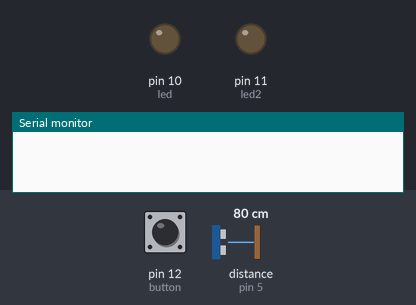
The sketch below on a simulated Arduino Uno, built with avr-gcc and run on an emulated ATmega328P. Parts: output pins drawn as LEDs (lit = HIGH), the last lines printed to the serial monitor. Inputs (shaded band) come from the test bench; at power-on: pin 12 (button) LOW, distance to the obstacle (sensor on pin 5) 80 cm. The echo pulse lasts 58.3 µs per cm; pins used as bus, display or sensor lines are not drawn.

Above: at 1.2 s.
1.3 s: pin 12 (button) pulled HIGH for 0.15 s
At 1.7 s:
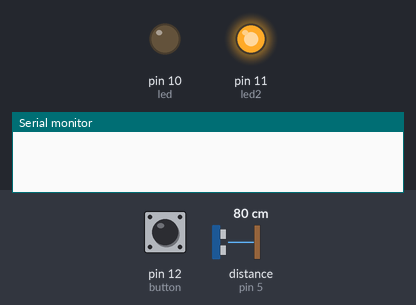
2.9 s: distance to the obstacle (sensor on pin 5) set to 8 cm
4.5 s: distance to the obstacle (sensor on pin 5) set to 5 cm
At 5.1 s:
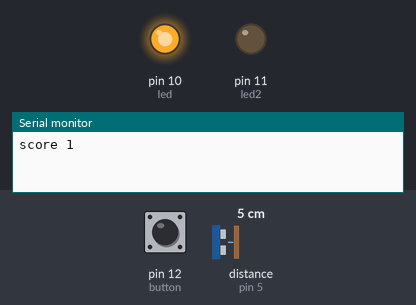
Timing chart, 0 to 7.5 s (numbered marks = the images above; inputs shaded):
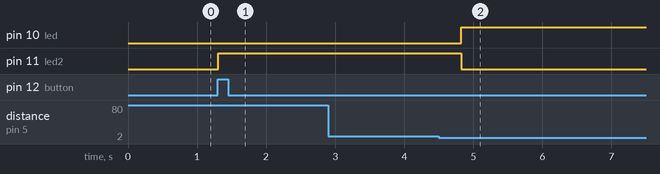

The sketch:

GoalChecker.ino
```cpp
/*
HC-SR04 Ping distance sensor]
VCC to arduino 5v GND to arduino GND
Echo to Arduino pin 13 Trig to Arduino pin 12
Red POS to Arduino pin 11
Green POS to Arduino pin 10
560 ohm resistor to both LED NEG and GRD power rail
More info at: http://goo.gl/kJ8Gl
Original code improvements to the Ping sketch sourced from Trollmaker.com
Some code and wiring inspired by http://en.wikiversity.org/wiki/User:Dstaub/robotcar
*/

#define trigPin 4
#define echoPin 5
#define led 10
#define led2 11
#define button 12
bool Detecting = 0;
int Score = 0;
int buttonState = 0;

void setup() {
  Serial.begin (9600);
  pinMode(trigPin, OUTPUT);
  pinMode(echoPin, INPUT);
  pinMode(led, OUTPUT);
  pinMode(led2, OUTPUT);
  pinMode(button, INPUT);
}

void loop() {
  buttonState = digitalRead(button);
  if (buttonState == HIGH) {
    Detecting = true;
    //Serial.println("Click");
  }
  if (Detecting) {
    detectMaBalls();
  }


}
void detectMaBalls() {
  long duration, distance;
  digitalWrite(trigPin, LOW);  // Added this line
  delayMicroseconds(2); // Added this line
  digitalWrite(trigPin, HIGH);
  //  delayMicroseconds(1000); - Removed this line
  delayMicroseconds(10); // Added this line
  digitalWrite(trigPin, LOW);
  duration = pulseIn(echoPin, HIGH);
  distance = (duration / 2) / 29.1;
  if (distance < 6) {  // This is where the LED On/Off happens
    digitalWrite(led, HIGH); // When the Red condition is met, the Green LED should turn off
    digitalWrite(led2, LOW);
    Detecting = false;
    Score += 1;
    Serial.print("score ");
    Serial.println(Score);
  }
  else {
    digitalWrite(led, LOW);
    digitalWrite(led2, HIGH);
  }

  delay(500);
}
```

Measured:
- the behaviour switches between 7 and 6 cm on distance to the obstacle (sensor on pin 5) (found by bisection; images 1 and 2)
- after the input at 1.3 s, pin 11 (led2): LOW → HIGH at once
- after the input at 2.9 s, every drawn part: stays the same
- after the input at 4.5 s, pin 10 (led): LOW → HIGH after 0.32 s; pin 11 (led2): HIGH → LOW after 0.33 s
